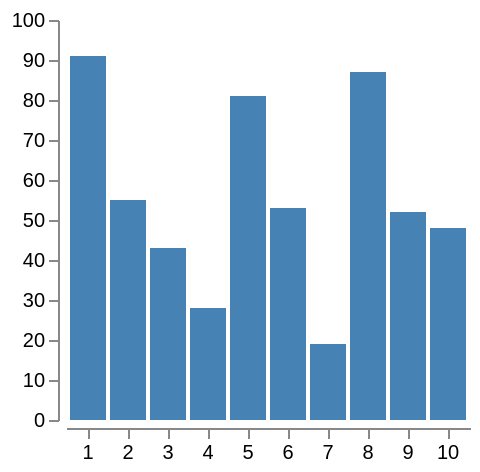

Describe this chart as a Vega-Lite specification.
### Vega specification from a JSON file in a GitHub repository (floating-point values rounded to 4 significant figures)
{"$schema": "https://vega.github.io/schema/vega/v3.1.json", "height": 200, "padding": 5, "signals": [{"name": "step", "value": 20, "bind": {"input": "range", "min": 0, "max": 40, "step": 1}}, {"name": "inner", "value": 0.1, "bind": {"input": "range", "min": 0, "max": 1}}, {"name": "outer", "value": 0.1, "bind": {"input": "range", "min": 0, "max": 1}}, {"name": "count", "value": 10, "bind": {"input": "range", "min": 0, "max": 20, "step": 1}}, {"name": "round", "value": false, "bind": {"input": "checkbox"}}, {"name": "width", "update": "ceil(step * bandspace(count, inner, outer))"}], "data": [{"name": "table", "values": [{"u": 1, "v": 91}, {"u": 2, "v": 55}, {"u": 3, "v": 43}, {"u": 4, "v": 28}, {"u": 5, "v": 81}, {"u": 6, "v": 53}, {"u": 7, "v": 19}, {"u": 8, "v": 87}, {"u": 9, "v": 52}, {"u": 10, "v": 48}, {"u": 11, "v": 24}, {"u": 12, "v": 49}, {"u": 13, "v": 87}, {"u": 14, "v": 66}, {"u": 15, "v": 17}, {"u": 16, "v": 27}, {"u": 17, "v": 68}, {"u": 18, "v": 16}, {"u": 19, "v": 49}, {"u": 20, "v": 15}], "transform": [{"type": "filter", "expr": "datum.u <= count"}]}], "scales": [{"name": "xscale", "type": "band", "range": {"step": {"signal": "step"}}, "paddingInner": {"signal": "inner"}, "paddingOuter": {"signal": "outer"}, "round": {"signal": "round"}, "domain": {"data": "table", "field": "u"}}, {"name": "yscale", "type": "linear", "range": "height", "domain": [0, 100], "zero": true, "nice": true}], "axes": [{"orient": "bottom", "scale": "xscale", "offset": 4}, {"orient": "left", "scale": "yscale", "offset": 4}], "marks": [{"type": "rect", "from": {"data": "table"}, "encode": {"enter": {"y": {"scale": "yscale", "field": "v"}, "y2": {"scale": "yscale", "value": 0}, "fill": {"value": "steelblue"}}, "update": {"x": {"scale": "xscale", "field": "u"}, "width": {"scale": "xscale", "band": 1}}}}]}
